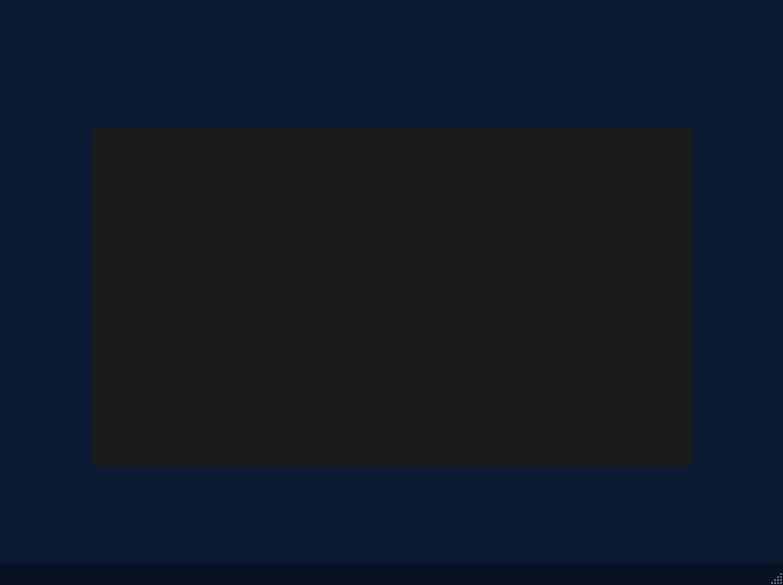
<?xml version="1.0" encoding="UTF-8"?>
<ui version="4.0">
 <class>MainWindow</class>
 <widget class="QMainWindow" name="MainWindow">
  <property name="geometry">
   <rect>
    <x>0</x>
    <y>0</y>
    <width>783</width>
    <height>585</height>
   </rect>
  </property>
  <widget class="QWidget" name="centralwidget">
   <property name="styleSheet">
    <string notr="true"/>
   </property>
   <layout class="QVBoxLayout" name="verticalLayout">
    <property name="spacing">
     <number>0</number>
    </property>
    <property name="leftMargin">
     <number>0</number>
    </property>
    <property name="topMargin">
     <number>0</number>
    </property>
    <property name="rightMargin">
     <number>0</number>
    </property>
    <property name="bottomMargin">
     <number>0</number>
    </property>
    <item>
     <widget class="QWidget" name="title_bar" native="true">
      <property name="minimumSize">
       <size>
        <width>0</width>
        <height>30</height>
       </size>
      </property>
      <property name="maximumSize">
       <size>
        <width>16777215</width>
        <height>30</height>
       </size>
      </property>
      <property name="styleSheet">
       <string notr="true">	background: #0B1A30;</string>
      </property>
      <layout class="QHBoxLayout" name="horizontalLayout_2">
       <property name="spacing">
        <number>0</number>
       </property>
       <property name="leftMargin">
        <number>0</number>
       </property>
       <property name="topMargin">
        <number>0</number>
       </property>
       <property name="rightMargin">
        <number>0</number>
       </property>
       <property name="bottomMargin">
        <number>0</number>
       </property>
      </layout>
     </widget>
    </item>
    <item>
     <widget class="QWidget" name="gridWidget" native="true">
      <property name="styleSheet">
       <string notr="true">background: #0B1A30;</string>
      </property>
      <layout class="QGridLayout" name="gridLayout">
       <property name="leftMargin">
        <number>0</number>
       </property>
       <property name="topMargin">
        <number>0</number>
       </property>
       <property name="rightMargin">
        <number>0</number>
       </property>
       <property name="bottomMargin">
        <number>0</number>
       </property>
       <property name="spacing">
        <number>0</number>
       </property>
       <item row="1" column="2">
        <spacer name="horizontalSpacer">
         <property name="orientation">
          <enum>Qt::Horizontal</enum>
         </property>
         <property name="sizeHint" stdset="0">
          <size>
           <width>40</width>
           <height>20</height>
          </size>
         </property>
        </spacer>
       </item>
       <item row="0" column="1">
        <spacer name="verticalSpacer">
         <property name="orientation">
          <enum>Qt::Vertical</enum>
         </property>
         <property name="sizeHint" stdset="0">
          <size>
           <width>20</width>
           <height>40</height>
          </size>
         </property>
        </spacer>
       </item>
       <item row="2" column="1">
        <spacer name="verticalSpacer_2">
         <property name="orientation">
          <enum>Qt::Vertical</enum>
         </property>
         <property name="sizeHint" stdset="0">
          <size>
           <width>20</width>
           <height>40</height>
          </size>
         </property>
        </spacer>
       </item>
       <item row="1" column="1">
        <widget class="QLabel" name="screen">
         <property name="minimumSize">
          <size>
           <width>600</width>
           <height>338</height>
          </size>
         </property>
         <property name="maximumSize">
          <size>
           <width>600</width>
           <height>338</height>
          </size>
         </property>
         <property name="styleSheet">
          <string notr="true">background: #1b1b1b</string>
         </property>
         <property name="text">
          <string/>
         </property>
         <property name="scaledContents">
          <bool>true</bool>
         </property>
        </widget>
       </item>
       <item row="1" column="0">
        <spacer name="horizontalSpacer_2">
         <property name="orientation">
          <enum>Qt::Horizontal</enum>
         </property>
         <property name="sizeHint" stdset="0">
          <size>
           <width>40</width>
           <height>20</height>
          </size>
         </property>
        </spacer>
       </item>
      </layout>
     </widget>
    </item>
   </layout>
  </widget>
  <widget class="QStatusBar" name="statusbar">
   <property name="styleSheet">
    <string notr="true">QStatusBar {
	background: #081222;
}

QStatusBar QLabel {
	color: white;
    padding-left: 3px;
}</string>
   </property>
  </widget>
 </widget>
 <resources>
  <include location="C:/Users/moral/Desktop/Resources/Resources.qrc"/>
 </resources>
 <connections/>
</ui>
